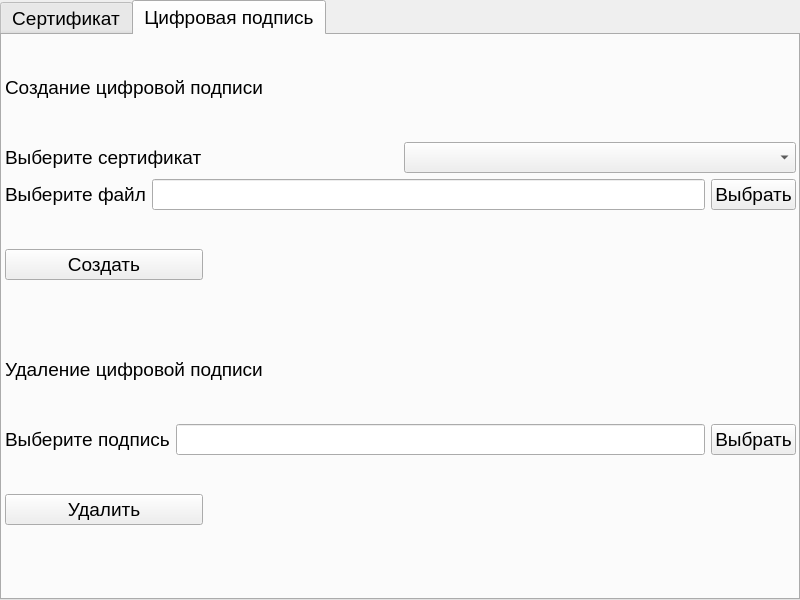
<?xml version="1.0" encoding="UTF-8"?>
<ui version="4.0">
 <class>Dialog</class>
 <widget class="QDialog" name="Dialog">
  <property name="geometry">
   <rect>
    <x>0</x>
    <y>0</y>
    <width>800</width>
    <height>600</height>
   </rect>
  </property>
  <property name="windowTitle">
   <string>Dialog</string>
  </property>
  <widget class="QTabWidget" name="tabWidget">
   <property name="geometry">
    <rect>
     <x>0</x>
     <y>0</y>
     <width>800</width>
     <height>600</height>
    </rect>
   </property>
   <property name="sizePolicy">
    <sizepolicy hsizetype="Expanding" vsizetype="Expanding">
     <horstretch>0</horstretch>
     <verstretch>0</verstretch>
    </sizepolicy>
   </property>
   <property name="font">
    <font>
     <pointsize>14</pointsize>
    </font>
   </property>
   <property name="currentIndex">
    <number>1</number>
   </property>
   <widget class="QWidget" name="tab">
    <attribute name="title">
     <string>Сертификат</string>
    </attribute>
    <widget class="QWidget" name="verticalLayoutWidget_3">
     <property name="geometry">
      <rect>
       <x>0</x>
       <y>0</y>
       <width>791</width>
       <height>571</height>
      </rect>
     </property>
     <layout class="QVBoxLayout" name="verticalLayout_3">
      <item>
       <widget class="QLabel" name="label">
        <property name="font">
         <font>
          <pointsize>14</pointsize>
         </font>
        </property>
        <property name="text">
         <string>Создание сертификата</string>
        </property>
       </widget>
      </item>
      <item>
       <layout class="QHBoxLayout" name="horizontalLayout_8">
        <item>
         <widget class="QLabel" name="label_4">
          <property name="font">
           <font>
            <pointsize>14</pointsize>
           </font>
          </property>
          <property name="text">
           <string>CountryName</string>
          </property>
         </widget>
        </item>
        <item>
         <widget class="QLineEdit" name="country_name">
          <property name="font">
           <font>
            <pointsize>12</pointsize>
           </font>
          </property>
         </widget>
        </item>
       </layout>
      </item>
      <item>
       <layout class="QHBoxLayout" name="horizontalLayout_6">
        <item>
         <widget class="QLabel" name="label_2">
          <property name="font">
           <font>
            <pointsize>14</pointsize>
           </font>
          </property>
          <property name="text">
           <string>CommonName</string>
          </property>
         </widget>
        </item>
        <item>
         <widget class="QLineEdit" name="common_name">
          <property name="font">
           <font>
            <pointsize>12</pointsize>
           </font>
          </property>
         </widget>
        </item>
       </layout>
      </item>
      <item>
       <layout class="QHBoxLayout" name="horizontalLayout_9">
        <item>
         <widget class="QLabel" name="label_7">
          <property name="font">
           <font>
            <pointsize>14</pointsize>
           </font>
          </property>
          <property name="text">
           <string>StateOrProvinceName</string>
          </property>
         </widget>
        </item>
        <item>
         <widget class="QLineEdit" name="state">
          <property name="font">
           <font>
            <pointsize>12</pointsize>
           </font>
          </property>
         </widget>
        </item>
       </layout>
      </item>
      <item>
       <layout class="QHBoxLayout" name="horizontalLayout_10">
        <item>
         <widget class="QLabel" name="label_6">
          <property name="font">
           <font>
            <pointsize>14</pointsize>
           </font>
          </property>
          <property name="text">
           <string>LocalityName</string>
          </property>
         </widget>
        </item>
        <item>
         <widget class="QLineEdit" name="local">
          <property name="font">
           <font>
            <pointsize>12</pointsize>
           </font>
          </property>
         </widget>
        </item>
       </layout>
      </item>
      <item>
       <layout class="QHBoxLayout" name="horizontalLayout_11">
        <item>
         <widget class="QLabel" name="label_5">
          <property name="font">
           <font>
            <pointsize>14</pointsize>
           </font>
          </property>
          <property name="text">
           <string>OrganizationName</string>
          </property>
         </widget>
        </item>
        <item>
         <widget class="QLineEdit" name="org">
          <property name="font">
           <font>
            <pointsize>12</pointsize>
           </font>
          </property>
         </widget>
        </item>
       </layout>
      </item>
      <item>
       <layout class="QHBoxLayout" name="horizontalLayout_12">
        <item>
         <widget class="QLabel" name="label_8">
          <property name="font">
           <font>
            <pointsize>14</pointsize>
           </font>
          </property>
          <property name="text">
           <string>OrganizationalUnitName</string>
          </property>
         </widget>
        </item>
        <item>
         <widget class="QLineEdit" name="org_unit">
          <property name="font">
           <font>
            <pointsize>12</pointsize>
           </font>
          </property>
         </widget>
        </item>
       </layout>
      </item>
      <item>
       <layout class="QHBoxLayout" name="horizontalLayout_13">
        <item>
         <widget class="QLabel" name="label_9">
          <property name="font">
           <font>
            <pointsize>14</pointsize>
           </font>
          </property>
          <property name="text">
           <string>EmailAdress</string>
          </property>
         </widget>
        </item>
        <item>
         <widget class="QLineEdit" name="email">
          <property name="font">
           <font>
            <pointsize>12</pointsize>
           </font>
          </property>
         </widget>
        </item>
       </layout>
      </item>
      <item>
       <layout class="QHBoxLayout" name="horizontalLayout_14">
        <item>
         <widget class="QLabel" name="label_3">
          <property name="font">
           <font>
            <pointsize>14</pointsize>
           </font>
          </property>
          <property name="text">
           <string>Years</string>
          </property>
         </widget>
        </item>
        <item>
         <widget class="QLineEdit" name="years">
          <property name="font">
           <font>
            <pointsize>12</pointsize>
           </font>
          </property>
         </widget>
        </item>
       </layout>
      </item>
      <item>
       <layout class="QHBoxLayout" name="horizontalLayout_15">
        <item>
         <widget class="QPushButton" name="create_cert">
          <property name="font">
           <font>
            <pointsize>14</pointsize>
           </font>
          </property>
          <property name="text">
           <string>Создать</string>
          </property>
         </widget>
        </item>
        <item>
         <widget class="QLabel" name="label_10">
          <property name="text">
           <string/>
          </property>
         </widget>
        </item>
       </layout>
      </item>
     </layout>
    </widget>
   </widget>
   <widget class="QWidget" name="tab_2">
    <attribute name="title">
     <string>Цифровая подпись</string>
    </attribute>
    <widget class="QWidget" name="verticalLayoutWidget">
     <property name="geometry">
      <rect>
       <x>3</x>
       <y>3</y>
       <width>791</width>
       <height>521</height>
      </rect>
     </property>
     <layout class="QVBoxLayout" name="verticalLayout_2">
      <item>
       <widget class="QLabel" name="label_11">
        <property name="font">
         <font>
          <pointsize>14</pointsize>
         </font>
        </property>
        <property name="text">
         <string>Создание цифровой подписи</string>
        </property>
       </widget>
      </item>
      <item>
       <layout class="QHBoxLayout" name="horizontalLayout">
        <item>
         <widget class="QLabel" name="label_13">
          <property name="text">
           <string>Выберите сертификат</string>
          </property>
         </widget>
        </item>
        <item>
         <widget class="QComboBox" name="comboBox"/>
        </item>
       </layout>
      </item>
      <item>
       <layout class="QHBoxLayout" name="horizontalLayout_2">
        <item>
         <widget class="QLabel" name="label_14">
          <property name="text">
           <string>Выберите файл</string>
          </property>
         </widget>
        </item>
        <item>
         <widget class="QLineEdit" name="file_field"/>
        </item>
        <item>
         <widget class="QPushButton" name="browse">
          <property name="text">
           <string>Выбрать</string>
          </property>
         </widget>
        </item>
       </layout>
      </item>
      <item>
       <layout class="QHBoxLayout" name="horizontalLayout_3">
        <item>
         <widget class="QPushButton" name="create_sign">
          <property name="enabled">
           <bool>true</bool>
          </property>
          <property name="sizePolicy">
           <sizepolicy hsizetype="Fixed" vsizetype="Fixed">
            <horstretch>0</horstretch>
            <verstretch>0</verstretch>
           </sizepolicy>
          </property>
          <property name="minimumSize">
           <size>
            <width>198</width>
            <height>0</height>
           </size>
          </property>
          <property name="maximumSize">
           <size>
            <width>16777215</width>
            <height>16777215</height>
           </size>
          </property>
          <property name="text">
           <string>Создать</string>
          </property>
         </widget>
        </item>
        <item>
         <widget class="QLabel" name="label_12">
          <property name="text">
           <string/>
          </property>
         </widget>
        </item>
       </layout>
      </item>
      <item>
       <widget class="QLabel" name="label_15">
        <property name="font">
         <font>
          <pointsize>14</pointsize>
         </font>
        </property>
        <property name="text">
         <string>Удаление цифровой подписи</string>
        </property>
       </widget>
      </item>
      <item>
       <layout class="QHBoxLayout" name="horizontalLayout_4">
        <item>
         <widget class="QLabel" name="label_16">
          <property name="text">
           <string>Выберите подпись</string>
          </property>
         </widget>
        </item>
        <item>
         <widget class="QLineEdit" name="sign_field"/>
        </item>
        <item>
         <widget class="QPushButton" name="browse_2">
          <property name="text">
           <string>Выбрать</string>
          </property>
         </widget>
        </item>
       </layout>
      </item>
      <item>
       <layout class="QHBoxLayout" name="horizontalLayout_5">
        <item>
         <widget class="QPushButton" name="delete_sign">
          <property name="enabled">
           <bool>true</bool>
          </property>
          <property name="sizePolicy">
           <sizepolicy hsizetype="Fixed" vsizetype="Fixed">
            <horstretch>0</horstretch>
            <verstretch>0</verstretch>
           </sizepolicy>
          </property>
          <property name="minimumSize">
           <size>
            <width>198</width>
            <height>0</height>
           </size>
          </property>
          <property name="maximumSize">
           <size>
            <width>16777215</width>
            <height>16777215</height>
           </size>
          </property>
          <property name="text">
           <string>Удалить</string>
          </property>
         </widget>
        </item>
        <item>
         <widget class="QLabel" name="label_17">
          <property name="text">
           <string/>
          </property>
         </widget>
        </item>
       </layout>
      </item>
     </layout>
    </widget>
   </widget>
  </widget>
 </widget>
 <resources/>
 <connections/>
</ui>
